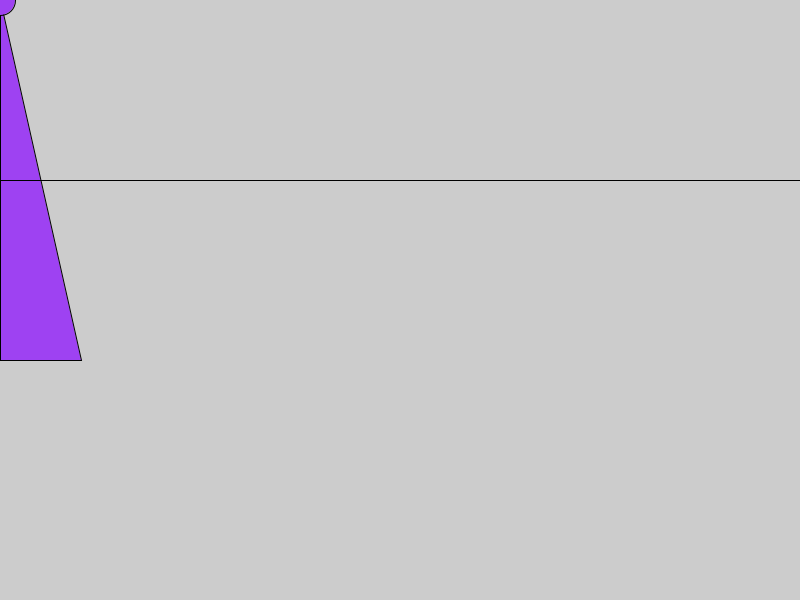
Frame 1 (no input)
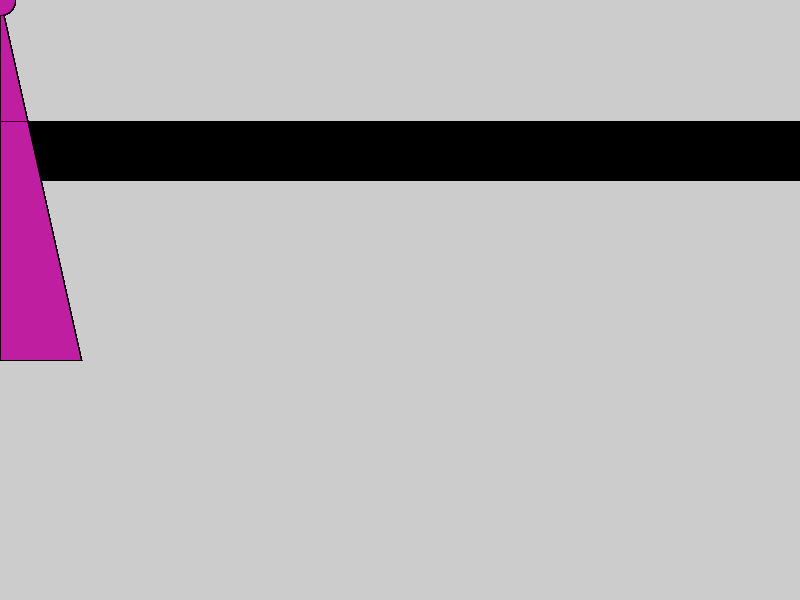
Frame 60 (the mouse pressed at the canvas centre just before this capture)
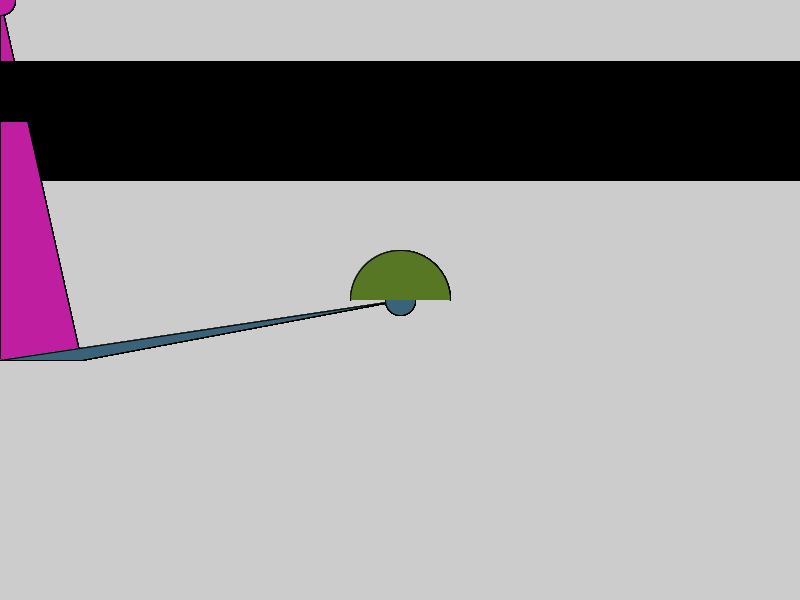
Frame 120 (the mouse held since frame 60 and released just before this capture)

The Processing sketch that drew these frames (run headless with seeded random() and noise(); from frame 60 on, the mouse is pressed at the canvas centre):

// Processing sketch: Drawing1
// ── Drawing1.pde

int y = 180;
void setup() {
size(800,600);
fill(random(245),random(255),random(255));

}

void draw(){
  triangle(mouseX, mouseY, 0, 360, 81, 360);
  ellipse(mouseX, mouseY,30,30);
  //rect(mouseX,mouseY,100,100);
  fill(random(255),random(255),random(255) );
  arc(mouseX,mouseY, 100, 100, PI, TWO_PI);
  
line(0, y, width, y); 
  
  y = y - 1; 
  if (y < 0) { 
    y = height;


}
}
